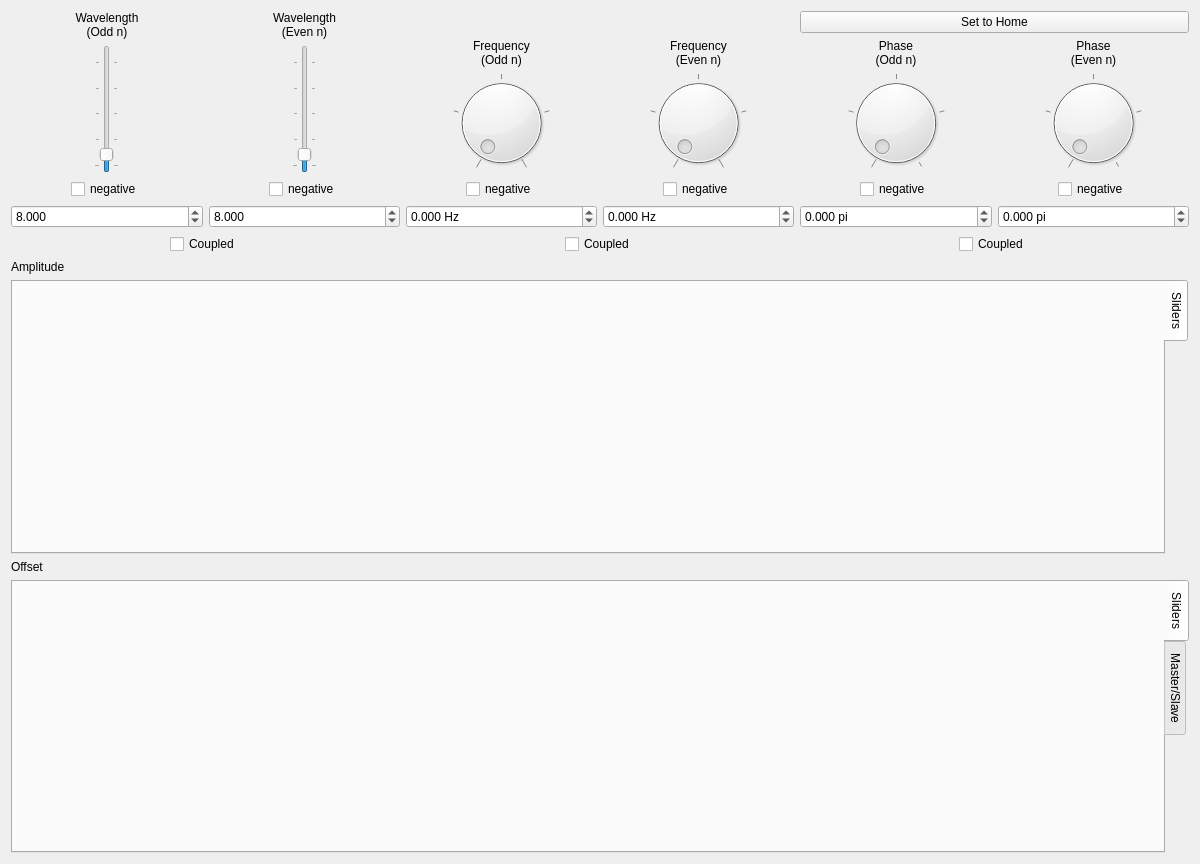
<?xml version="1.0" encoding="UTF-8"?>
<ui version="4.0">
 <class>AdvGaits</class>
 <widget class="QWidget" name="AdvGaits">
  <property name="geometry">
   <rect>
    <x>0</x>
    <y>0</y>
    <width>1200</width>
    <height>864</height>
   </rect>
  </property>
  <property name="sizePolicy">
   <sizepolicy hsizetype="Preferred" vsizetype="Minimum">
    <horstretch>0</horstretch>
    <verstretch>0</verstretch>
   </sizepolicy>
  </property>
  <property name="windowTitle">
   <string>Form</string>
  </property>
  <layout class="QGridLayout" name="gridLayout">
   <item row="0" column="0" rowspan="2">
    <layout class="QGridLayout" name="wavelength">
     <item row="0" column="0">
      <layout class="QVBoxLayout" name="wavOdd">
       <item>
        <widget class="QLabel" name="wavOddLabel">
         <property name="sizePolicy">
          <sizepolicy hsizetype="Preferred" vsizetype="Fixed">
           <horstretch>0</horstretch>
           <verstretch>0</verstretch>
          </sizepolicy>
         </property>
         <property name="text">
          <string>Wavelength
(Odd n)</string>
         </property>
         <property name="alignment">
          <set>Qt::AlignCenter</set>
         </property>
        </widget>
       </item>
       <item alignment="Qt::AlignHCenter">
        <widget class="QSlider" name="wavOddSlider">
         <property name="sizePolicy">
          <sizepolicy hsizetype="Fixed" vsizetype="MinimumExpanding">
           <horstretch>0</horstretch>
           <verstretch>0</verstretch>
          </sizepolicy>
         </property>
         <property name="minimumSize">
          <size>
           <width>0</width>
           <height>10</height>
          </size>
         </property>
         <property name="maximumSize">
          <size>
           <width>16777215</width>
           <height>16777215</height>
          </size>
         </property>
         <property name="minimum">
          <number>1</number>
         </property>
         <property name="maximum">
          <number>71</number>
         </property>
         <property name="value">
          <number>8</number>
         </property>
         <property name="orientation">
          <enum>Qt::Vertical</enum>
         </property>
         <property name="invertedAppearance">
          <bool>false</bool>
         </property>
         <property name="invertedControls">
          <bool>false</bool>
         </property>
         <property name="tickPosition">
          <enum>QSlider::TicksBothSides</enum>
         </property>
         <property name="tickInterval">
          <number>16</number>
         </property>
        </widget>
       </item>
       <item alignment="Qt::AlignHCenter">
        <widget class="QCheckBox" name="wavOddNeg">
         <property name="text">
          <string>negative</string>
         </property>
         <property name="checkable">
          <bool>true</bool>
         </property>
        </widget>
       </item>
       <item>
        <widget class="QDoubleSpinBox" name="wavOddBox">
         <property name="decimals">
          <number>3</number>
         </property>
         <property name="minimum">
          <double>-9999.000000000000000</double>
         </property>
         <property name="maximum">
          <double>9999.000000000000000</double>
         </property>
         <property name="value">
          <double>8.000000000000000</double>
         </property>
        </widget>
       </item>
      </layout>
     </item>
     <item row="1" column="0" colspan="2" alignment="Qt::AlignHCenter">
      <widget class="QCheckBox" name="wavCoupled">
       <property name="text">
        <string>Coupled</string>
       </property>
      </widget>
     </item>
     <item row="0" column="1">
      <layout class="QVBoxLayout" name="wavEven">
       <item>
        <widget class="QLabel" name="wavEvenLabel">
         <property name="sizePolicy">
          <sizepolicy hsizetype="Preferred" vsizetype="Fixed">
           <horstretch>0</horstretch>
           <verstretch>0</verstretch>
          </sizepolicy>
         </property>
         <property name="text">
          <string>Wavelength
(Even n)</string>
         </property>
         <property name="alignment">
          <set>Qt::AlignCenter</set>
         </property>
        </widget>
       </item>
       <item alignment="Qt::AlignHCenter">
        <widget class="QSlider" name="wavEvenSlider">
         <property name="sizePolicy">
          <sizepolicy hsizetype="Fixed" vsizetype="MinimumExpanding">
           <horstretch>0</horstretch>
           <verstretch>0</verstretch>
          </sizepolicy>
         </property>
         <property name="minimumSize">
          <size>
           <width>0</width>
           <height>10</height>
          </size>
         </property>
         <property name="maximumSize">
          <size>
           <width>16777215</width>
           <height>16777215</height>
          </size>
         </property>
         <property name="minimum">
          <number>1</number>
         </property>
         <property name="maximum">
          <number>71</number>
         </property>
         <property name="value">
          <number>8</number>
         </property>
         <property name="orientation">
          <enum>Qt::Vertical</enum>
         </property>
         <property name="tickPosition">
          <enum>QSlider::TicksBothSides</enum>
         </property>
         <property name="tickInterval">
          <number>16</number>
         </property>
        </widget>
       </item>
       <item alignment="Qt::AlignHCenter">
        <widget class="QCheckBox" name="wavEvenNeg">
         <property name="text">
          <string>negative</string>
         </property>
         <property name="checkable">
          <bool>true</bool>
         </property>
        </widget>
       </item>
       <item>
        <widget class="QDoubleSpinBox" name="wavEvenBox">
         <property name="decimals">
          <number>3</number>
         </property>
         <property name="minimum">
          <double>-9999.000000000000000</double>
         </property>
         <property name="maximum">
          <double>9999.000000000000000</double>
         </property>
         <property name="value">
          <double>8.000000000000000</double>
         </property>
        </widget>
       </item>
      </layout>
     </item>
    </layout>
   </item>
   <item row="0" column="2">
    <widget class="QPushButton" name="defaultButton">
     <property name="text">
      <string>Set to Home</string>
     </property>
    </widget>
   </item>
   <item row="1" column="1">
    <layout class="QGridLayout" name="frequency">
     <item row="0" column="0">
      <layout class="QVBoxLayout" name="freqOddGrid">
       <item>
        <widget class="QLabel" name="freqOddLabel">
         <property name="text">
          <string>Frequency
(Odd n)</string>
         </property>
         <property name="alignment">
          <set>Qt::AlignCenter</set>
         </property>
        </widget>
       </item>
       <item>
        <widget class="QDial" name="freqOddDial">
         <property name="sizePolicy">
          <sizepolicy hsizetype="Preferred" vsizetype="Maximum">
           <horstretch>0</horstretch>
           <verstretch>0</verstretch>
          </sizepolicy>
         </property>
         <property name="minimumSize">
          <size>
           <width>0</width>
           <height>10</height>
          </size>
         </property>
         <property name="maximumSize">
          <size>
           <width>16777215</width>
           <height>100</height>
          </size>
         </property>
         <property name="minimum">
          <number>0</number>
         </property>
         <property name="maximum">
          <number>4000</number>
         </property>
         <property name="singleStep">
          <number>5</number>
         </property>
         <property name="pageStep">
          <number>1000</number>
         </property>
         <property name="wrapping">
          <bool>false</bool>
         </property>
         <property name="notchTarget">
          <double>50.000000000000000</double>
         </property>
         <property name="notchesVisible">
          <bool>true</bool>
         </property>
        </widget>
       </item>
       <item alignment="Qt::AlignHCenter">
        <widget class="QCheckBox" name="freqOddNeg">
         <property name="text">
          <string>negative</string>
         </property>
         <property name="checkable">
          <bool>true</bool>
         </property>
        </widget>
       </item>
       <item>
        <widget class="QDoubleSpinBox" name="freqOddBox">
         <property name="suffix">
          <string> Hz</string>
         </property>
         <property name="decimals">
          <number>3</number>
         </property>
         <property name="minimum">
          <double>-4.000000000000000</double>
         </property>
         <property name="maximum">
          <double>4.000000000000000</double>
         </property>
         <property name="singleStep">
          <double>0.005000000000000</double>
         </property>
        </widget>
       </item>
      </layout>
     </item>
     <item row="0" column="1">
      <layout class="QVBoxLayout" name="freqEvenGrid">
       <item>
        <widget class="QLabel" name="freqEvenLabel">
         <property name="text">
          <string>Frequency
(Even n)</string>
         </property>
         <property name="alignment">
          <set>Qt::AlignCenter</set>
         </property>
        </widget>
       </item>
       <item>
        <widget class="QDial" name="freqEvenDial">
         <property name="sizePolicy">
          <sizepolicy hsizetype="Preferred" vsizetype="Maximum">
           <horstretch>0</horstretch>
           <verstretch>0</verstretch>
          </sizepolicy>
         </property>
         <property name="minimumSize">
          <size>
           <width>0</width>
           <height>10</height>
          </size>
         </property>
         <property name="maximumSize">
          <size>
           <width>16777215</width>
           <height>100</height>
          </size>
         </property>
         <property name="minimum">
          <number>0</number>
         </property>
         <property name="maximum">
          <number>4000</number>
         </property>
         <property name="singleStep">
          <number>5</number>
         </property>
         <property name="pageStep">
          <number>1000</number>
         </property>
         <property name="wrapping">
          <bool>false</bool>
         </property>
         <property name="notchTarget">
          <double>50.000000000000000</double>
         </property>
         <property name="notchesVisible">
          <bool>true</bool>
         </property>
        </widget>
       </item>
       <item alignment="Qt::AlignHCenter">
        <widget class="QCheckBox" name="freqEvenNeg">
         <property name="text">
          <string>negative</string>
         </property>
         <property name="checkable">
          <bool>true</bool>
         </property>
        </widget>
       </item>
       <item>
        <widget class="QDoubleSpinBox" name="freqEvenBox">
         <property name="suffix">
          <string> Hz</string>
         </property>
         <property name="decimals">
          <number>3</number>
         </property>
         <property name="minimum">
          <double>-4.000000000000000</double>
         </property>
         <property name="maximum">
          <double>4.000000000000000</double>
         </property>
         <property name="singleStep">
          <double>0.005000000000000</double>
         </property>
        </widget>
       </item>
      </layout>
     </item>
     <item row="1" column="0" colspan="2" alignment="Qt::AlignHCenter">
      <widget class="QCheckBox" name="freqCoupled">
       <property name="text">
        <string>Coupled</string>
       </property>
      </widget>
     </item>
    </layout>
   </item>
   <item row="1" column="2">
    <layout class="QGridLayout" name="phase">
     <item row="0" column="0">
      <layout class="QVBoxLayout" name="phaseOddGrid">
       <item>
        <widget class="QLabel" name="phaseOddLabel">
         <property name="text">
          <string>Phase
(Odd n)</string>
         </property>
         <property name="alignment">
          <set>Qt::AlignCenter</set>
         </property>
        </widget>
       </item>
       <item>
        <widget class="QDial" name="phaseOddDial">
         <property name="sizePolicy">
          <sizepolicy hsizetype="Preferred" vsizetype="Maximum">
           <horstretch>0</horstretch>
           <verstretch>0</verstretch>
          </sizepolicy>
         </property>
         <property name="minimumSize">
          <size>
           <width>0</width>
           <height>10</height>
          </size>
         </property>
         <property name="maximumSize">
          <size>
           <width>16777215</width>
           <height>100</height>
          </size>
         </property>
         <property name="minimum">
          <number>0</number>
         </property>
         <property name="maximum">
          <number>2000</number>
         </property>
         <property name="singleStep">
          <number>83</number>
         </property>
         <property name="pageStep">
          <number>125</number>
         </property>
         <property name="wrapping">
          <bool>false</bool>
         </property>
         <property name="notchTarget">
          <double>18.000000000000000</double>
         </property>
         <property name="notchesVisible">
          <bool>true</bool>
         </property>
        </widget>
       </item>
       <item alignment="Qt::AlignHCenter">
        <widget class="QCheckBox" name="phaseOddNeg">
         <property name="text">
          <string>negative</string>
         </property>
         <property name="checkable">
          <bool>true</bool>
         </property>
        </widget>
       </item>
       <item>
        <widget class="QDoubleSpinBox" name="phaseOddBox">
         <property name="suffix">
          <string> pi</string>
         </property>
         <property name="decimals">
          <number>3</number>
         </property>
         <property name="minimum">
          <double>-2.000000000000000</double>
         </property>
         <property name="maximum">
          <double>2.000000000000000</double>
         </property>
         <property name="singleStep">
          <double>0.050000000000000</double>
         </property>
        </widget>
       </item>
      </layout>
     </item>
     <item row="0" column="1">
      <layout class="QVBoxLayout" name="phaseEvenGrid">
       <item>
        <widget class="QLabel" name="phaseEvenLabel">
         <property name="text">
          <string>Phase
(Even n)</string>
         </property>
         <property name="alignment">
          <set>Qt::AlignCenter</set>
         </property>
        </widget>
       </item>
       <item>
        <widget class="QDial" name="phaseEvenDial">
         <property name="sizePolicy">
          <sizepolicy hsizetype="Preferred" vsizetype="Maximum">
           <horstretch>0</horstretch>
           <verstretch>0</verstretch>
          </sizepolicy>
         </property>
         <property name="minimumSize">
          <size>
           <width>0</width>
           <height>10</height>
          </size>
         </property>
         <property name="maximumSize">
          <size>
           <width>16777215</width>
           <height>100</height>
          </size>
         </property>
         <property name="minimum">
          <number>0</number>
         </property>
         <property name="maximum">
          <number>2000</number>
         </property>
         <property name="singleStep">
          <number>83</number>
         </property>
         <property name="pageStep">
          <number>125</number>
         </property>
         <property name="wrapping">
          <bool>false</bool>
         </property>
         <property name="notchTarget">
          <double>20.000000000000000</double>
         </property>
         <property name="notchesVisible">
          <bool>true</bool>
         </property>
        </widget>
       </item>
       <item alignment="Qt::AlignHCenter">
        <widget class="QCheckBox" name="phaseEvenNeg">
         <property name="text">
          <string>negative</string>
         </property>
         <property name="checkable">
          <bool>true</bool>
         </property>
        </widget>
       </item>
       <item>
        <widget class="QDoubleSpinBox" name="phaseEvenBox">
         <property name="suffix">
          <string> pi</string>
         </property>
         <property name="decimals">
          <number>3</number>
         </property>
         <property name="minimum">
          <double>-2.000000000000000</double>
         </property>
         <property name="maximum">
          <double>2.000000000000000</double>
         </property>
         <property name="singleStep">
          <double>0.005000000000000</double>
         </property>
        </widget>
       </item>
      </layout>
     </item>
     <item row="1" column="0" colspan="2" alignment="Qt::AlignHCenter">
      <widget class="QCheckBox" name="phaseCoupled">
       <property name="text">
        <string>Coupled</string>
       </property>
      </widget>
     </item>
    </layout>
   </item>
   <item row="2" column="0">
    <widget class="QLabel" name="ampLabel">
     <property name="sizePolicy">
      <sizepolicy hsizetype="Preferred" vsizetype="Minimum">
       <horstretch>0</horstretch>
       <verstretch>0</verstretch>
      </sizepolicy>
     </property>
     <property name="text">
      <string>Amplitude</string>
     </property>
    </widget>
   </item>
   <item row="3" column="0" colspan="3">
    <widget class="QTabWidget" name="ampTabModes">
     <property name="tabPosition">
      <enum>QTabWidget::East</enum>
     </property>
     <property name="currentIndex">
      <number>0</number>
     </property>
     <widget class="QWidget" name="tab">
      <attribute name="title">
       <string>Sliders</string>
      </attribute>
      <layout class="QGridLayout" name="gridLayout_3">
       <item row="0" column="0">
        <widget class="ExtendedSliders" name="ampSliders" native="true">
         <property name="sizePolicy">
          <sizepolicy hsizetype="Fixed" vsizetype="Minimum">
           <horstretch>0</horstretch>
           <verstretch>0</verstretch>
          </sizepolicy>
         </property>
         <property name="minimumSize">
          <size>
           <width>1100</width>
           <height>250</height>
          </size>
         </property>
        </widget>
       </item>
      </layout>
     </widget>
    </widget>
   </item>
   <item row="4" column="0">
    <widget class="QLabel" name="offsetLabel">
     <property name="sizePolicy">
      <sizepolicy hsizetype="Preferred" vsizetype="Minimum">
       <horstretch>0</horstretch>
       <verstretch>0</verstretch>
      </sizepolicy>
     </property>
     <property name="text">
      <string>Offset</string>
     </property>
    </widget>
   </item>
   <item row="5" column="0" colspan="3">
    <widget class="QTabWidget" name="offsetTabModes">
     <property name="tabPosition">
      <enum>QTabWidget::East</enum>
     </property>
     <property name="currentIndex">
      <number>0</number>
     </property>
     <widget class="QWidget" name="tabWidgetPage1" native="true">
      <attribute name="title">
       <string>Sliders</string>
      </attribute>
      <layout class="QGridLayout" name="gridLayout_2">
       <item row="0" column="0">
        <widget class="ExtendedSliders" name="offsetSliders" native="true">
         <property name="sizePolicy">
          <sizepolicy hsizetype="Fixed" vsizetype="Minimum">
           <horstretch>0</horstretch>
           <verstretch>0</verstretch>
          </sizepolicy>
         </property>
         <property name="minimumSize">
          <size>
           <width>1100</width>
           <height>250</height>
          </size>
         </property>
        </widget>
       </item>
      </layout>
     </widget>
     <widget class="QWidget" name="tabWidgetPage2" native="true">
      <attribute name="title">
       <string>Master/Slave</string>
      </attribute>
      <layout class="QGridLayout" name="gridLayout_4">
       <item row="0" column="0">
        <widget class="Replica" name="replicaWidget" native="true">
         <property name="sizePolicy">
          <sizepolicy hsizetype="Preferred" vsizetype="Minimum">
           <horstretch>0</horstretch>
           <verstretch>0</verstretch>
          </sizepolicy>
         </property>
         <property name="minimumSize">
          <size>
           <width>0</width>
           <height>0</height>
          </size>
         </property>
         <property name="maximumSize">
          <size>
           <width>16777215</width>
           <height>16777215</height>
          </size>
         </property>
        </widget>
       </item>
      </layout>
     </widget>
    </widget>
   </item>
  </layout>
 </widget>
 <customwidgets>
  <customwidget>
   <class>ExtendedSliders</class>
   <extends>QWidget</extends>
   <header>qtgui/extendedsliders.h</header>
   <container>1</container>
  </customwidget>
  <customwidget>
   <class>Replica</class>
   <extends>QWidget</extends>
   <header>qtgui/replica.h</header>
   <container>1</container>
  </customwidget>
 </customwidgets>
 <tabstops>
  <tabstop>defaultButton</tabstop>
  <tabstop>wavOddSlider</tabstop>
  <tabstop>wavOddNeg</tabstop>
  <tabstop>wavOddBox</tabstop>
  <tabstop>wavEvenSlider</tabstop>
  <tabstop>wavEvenNeg</tabstop>
  <tabstop>wavEvenBox</tabstop>
  <tabstop>wavCoupled</tabstop>
  <tabstop>freqOddDial</tabstop>
  <tabstop>freqOddNeg</tabstop>
  <tabstop>freqOddBox</tabstop>
  <tabstop>freqEvenDial</tabstop>
  <tabstop>freqEvenNeg</tabstop>
  <tabstop>freqEvenBox</tabstop>
  <tabstop>freqCoupled</tabstop>
  <tabstop>phaseOddDial</tabstop>
  <tabstop>phaseOddNeg</tabstop>
  <tabstop>phaseOddBox</tabstop>
  <tabstop>phaseEvenDial</tabstop>
  <tabstop>phaseEvenNeg</tabstop>
  <tabstop>phaseEvenBox</tabstop>
  <tabstop>phaseCoupled</tabstop>
  <tabstop>ampTabModes</tabstop>
  <tabstop>offsetTabModes</tabstop>
 </tabstops>
 <resources/>
 <connections>
  <connection>
   <sender>defaultButton</sender>
   <signal>clicked()</signal>
   <receiver>AdvGaits</receiver>
   <slot>resetParams()</slot>
   <hints>
    <hint type="sourcelabel">
     <x>746</x>
     <y>36</y>
    </hint>
    <hint type="destinationlabel">
     <x>459</x>
     <y>60</y>
    </hint>
   </hints>
  </connection>
 </connections>
 <slots>
  <slot>resetParams()</slot>
  <slot>setMasterOffset()</slot>
 </slots>
</ui>
